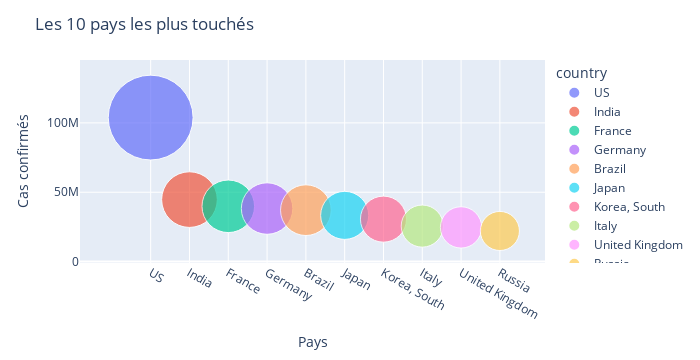

Here is the notebook cell this chart was saved with:
### Markdown cell above
# Les 10 pays les plus touchés (bubble chart)

[Utilisation d'un bubble chart](https://www.storytellingwithdata.com/blog/2021/5/11/what-is-a-bubble-chart)

### Code cell
def bubble_chart(n):
    fig = px.scatter(sorted_country_df.head(n), x="country", y="confirmed", size="confirmed", color="country",
               hover_name="country", size_max=60)
    fig.update_layout(
    title=f"Les {str(n)} pays les plus touchés",
    xaxis_title="Pays",
    yaxis_title="Cas confirmés",
    width = 700
    )
    fig.show();

interact(bubble_chart, n=10)

ipywLayout = widgets.Layout(border='solid 2px green')
ipywLayout.display='none'

### Figure 1 — Plotly figure (JSON) as saved in the notebook; plotly's stock layout.template omitted (floating-point values rounded to 4 significant figures)
{"data": [{"hovertemplate": "<b>%{hovertext}</b><br><br>country=%{x}<br>confirmed=%{marker.size}<extra></extra>", "hovertext": ["US"], "legendgroup": "US", "marker": {"color": "#636efa", "size": [103804263], "sizemode": "area", "sizeref": 28830.0, "symbol": "circle"}, "mode": "markers", "name": "US", "orientation": "v", "showlegend": true, "type": "scatter", "x": ["US"], "xaxis": "x", "y": [103804263], "yaxis": "y"}, {"hovertemplate": "<b>%{hovertext}</b><br><br>country=%{x}<br>confirmed=%{marker.size}<extra></extra>", "hovertext": ["India"], "legendgroup": "India", "marker": {"color": "#EF553B", "size": [44690738], "sizemode": "area", "sizeref": 28830.0, "symbol": "circle"}, "mode": "markers", "name": "India", "orientation": "v", "showlegend": true, "type": "scatter", "x": ["India"], "xaxis": "x", "y": [44690738], "yaxis": "y"}, {"hovertemplate": "<b>%{hovertext}</b><br><br>country=%{x}<br>confirmed=%{marker.size}<extra></extra>", "hovertext": ["France"], "legendgroup": "France", "marker": {"color": "#00cc96", "size": [39866718], "sizemode": "area", "sizeref": 28830.0, "symbol": "circle"}, "mode": "markers", "name": "France", "orientation": "v", "showlegend": true, "type": "scatter", "x": ["France"], "xaxis": "x", "y": [39866718], "yaxis": "y"}, {"hovertemplate": "<b>%{hovertext}</b><br><br>country=%{x}<br>confirmed=%{marker.size}<extra></extra>", "hovertext": ["Germany"], "legendgroup": "Germany", "marker": {"color": "#ab63fa", "size": [38249060], "sizemode": "area", "sizeref": 28830.0, "symbol": "circle"}, "mode": "markers", "name": "Germany", "orientation": "v", "showlegend": true, "type": "scatter", "x": ["Germany"], "xaxis": "x", "y": [38249060], "yaxis": "y"}, {"hovertemplate": "<b>%{hovertext}</b><br><br>country=%{x}<br>confirmed=%{marker.size}<extra></extra>", "hovertext": ["Brazil"], "legendgroup": "Brazil", "marker": {"color": "#FFA15A", "size": [37085675], "sizemode": "area", "sizeref": 28830.0, "symbol": "circle"}, "mode": "markers", "name": "Brazil", "orientation": "v", "showlegend": true, "type": "scatter", "x": ["Brazil"], "xaxis": "x", "y": [37085675], "yaxis": "y"}, {"hovertemplate": "<b>%{hovertext}</b><br><br>country=%{x}<br>confirmed=%{marker.size}<extra></extra>", "hovertext": ["Japan"], "legendgroup": "Japan", "marker": {"color": "#19d3f3", "size": [33329551], "sizemode": "area", "sizeref": 28830.0, "symbol": "circle"}, "mode": "markers", "name": "Japan", "orientation": "v", "showlegend": true, "type": "scatter", "x": ["Japan"], "xaxis": "x", "y": [33329551], "yaxis": "y"}, {"hovertemplate": "<b>%{hovertext}</b><br><br>country=%{x}<br>confirmed=%{marker.size}<extra></extra>", "hovertext": ["Korea, South"], "legendgroup": "Korea, South", "marker": {"color": "#FF6692", "size": [30615522], "sizemode": "area", "sizeref": 28830.0, "symbol": "circle"}, "mode": "markers", "name": "Korea, South", "orientation": "v", "showlegend": true, "type": "scatter", "x": ["Korea, South"], "xaxis": "x", "y": [30615522], "yaxis": "y"}, {"hovertemplate": "<b>%{hovertext}</b><br><br>country=%{x}<br>confirmed=%{marker.size}<extra></extra>", "hovertext": ["Italy"], "legendgroup": "Italy", "marker": {"color": "#B6E880", "size": [25603510], "sizemode": "area", "sizeref": 28830.0, "symbol": "circle"}, "mode": "markers", "name": "Italy", "orientation": "v", "showlegend": true, "type": "scatter", "x": ["Italy"], "xaxis": "x", "y": [25603510], "yaxis": "y"}, {"hovertemplate": "<b>%{hovertext}</b><br><br>country=%{x}<br>confirmed=%{marker.size}<extra></extra>", "hovertext": ["United Kingdom"], "legendgroup": "United Kingdom", "marker": {"color": "#FF97FF", "size": [24658705], "sizemode": "area", "sizeref": 28830.0, "symbol": "circle"}, "mode": "markers", "name": "United Kingdom", "orientation": "v", "showlegend": true, "type": "scatter", "x": ["United Kingdom"], "xaxis": "x", "y": [24658705], "yaxis": "y"}, {"hovertemplate": "<b>%{hovertext}</b><br><br>country=%{x}<br>confirmed=%{marker.size}<extra></extra>", "hovertext": ["Russia"], "legendgroup": "Russia", "marker": {"color": "#FECB52", "size": [22086064], "sizemode": "area", "sizeref": 28830.0, "symbol": "circle"}, "mode": "markers", "name": "Russia", "orientation": "v", "showlegend": true, "type": "scatter", "x": ["Russia"], "xaxis": "x", "y": [22086064], "yaxis": "y"}], "layout": {"height": 360, "legend": {"itemsizing": "constant", "title": {"text": "country"}, "tracegroupgap": 0}, "margin": {"t": 60}, "title": {"text": "Les 10 pays les plus touchés"}, "width": 700, "xaxis": {"anchor": "y", "autorange": true, "categoryarray": ["US", "India", "France", "Germany", "Brazil", "Japan", "Korea, South", "Italy", "United Kingdom", "Russia"], "categoryorder": "array", "domain": [0, 1], "range": [-1.875, 10.19], "title": {"text": "Pays"}, "type": "category"}, "yaxis": {"anchor": "x", "autorange": true, "domain": [0, 1], "range": [-1925000.0, 147200000.0], "title": {"text": "Cas confirmés"}, "type": "linear"}}}
